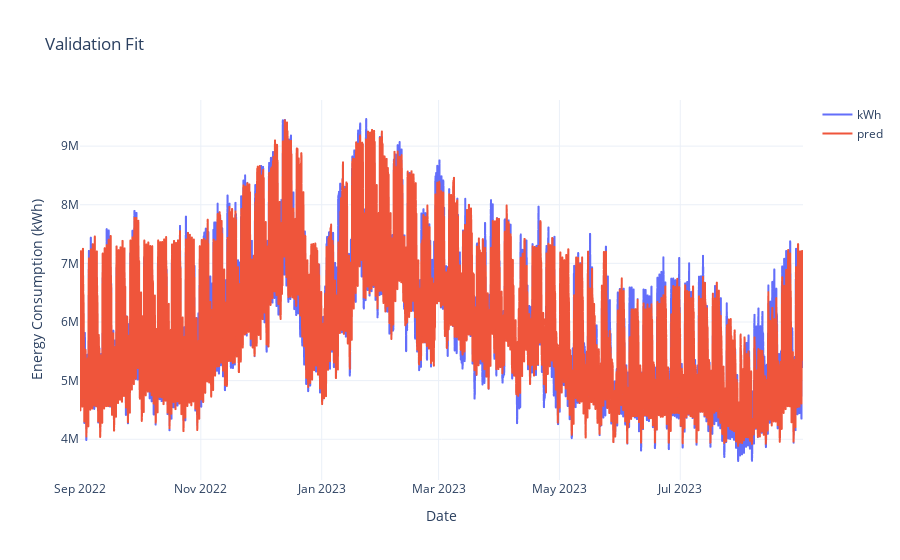

The code cell stored with this chart in its notebook:
### Code cell
# Create the figure with step lines for both actual and predicted values
fig = px.line(
    val_preds,
    x="datetime",
    y=["kWh", "pred"],
    labels={
        "datetime": "Date",
        "value": "Energy Consumption (kWh)",
        "variable": "Series",
    },
    title="Validation Fit",
    line_shape="hv",  # Set line shape to horizontal-vertical for step chart
)

# Customize the layout
fig.update_layout(
    template="plotly_white",
    legend=dict(title=""),
    xaxis_title="Date",
    yaxis_title="Energy Consumption (kWh)",
)

# Show the figure
fig.show()

### Figure 1 — Plotly figure (JSON) as saved in the notebook; plotly's stock layout.template omitted (floating-point values rounded to 4 significant figures; data arrays with more than 128 entries replaced by an {"elided": "..."} marker saying what was removed)
{"data": [{"hovertemplate": "Series=kWh<br>Date=%{x}<br>Energy Consumption (kWh)=%{y}<extra></extra>", "legendgroup": "kWh", "line": {"color": "#636efa", "dash": "solid", "shape": "hv"}, "marker": {"symbol": "circle"}, "mode": "lines", "name": "kWh", "showlegend": true, "type": "scattergl", "x": {"elided": "8760 str values"}, "xaxis": "x", "y": {"elided": "8760 float values"}, "yaxis": "y"}, {"hovertemplate": "Series=pred<br>Date=%{x}<br>Energy Consumption (kWh)=%{y}<extra></extra>", "legendgroup": "pred", "line": {"color": "#EF553B", "dash": "solid", "shape": "hv"}, "marker": {"symbol": "circle"}, "mode": "lines", "name": "pred", "showlegend": true, "type": "scattergl", "x": {"elided": "8760 str values"}, "xaxis": "x", "y": {"elided": "8760 float values"}, "yaxis": "y"}], "layout": {"legend": {"title": {"text": ""}, "tracegroupgap": 0}, "title": {"text": "Validation Fit"}, "xaxis": {"anchor": "y", "domain": [0, 1], "title": {"text": "Date"}}, "yaxis": {"anchor": "x", "domain": [0, 1], "title": {"text": "Energy Consumption (kWh)"}}}}
